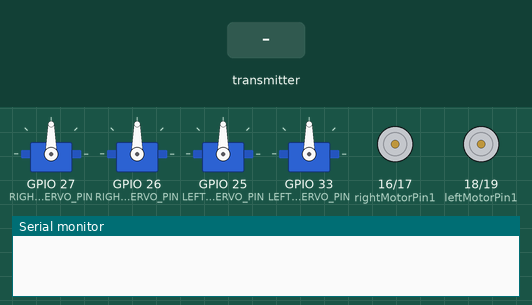
The sketch below on a simulated ESP32. On the bench: 4 × servo, motor-driver pin pairs drawn as motors (green arrow = first pin HIGH = forward, orange = second pin HIGH = backward, longer = more drive, scaled by the enable pin), the last lines printed to the serial monitor. The test bench sets the inputs (shaded band).

Above: at 1.2 s.
1.3 s: the transmitter starts sending switchPressed = 1
At 1.55 s:
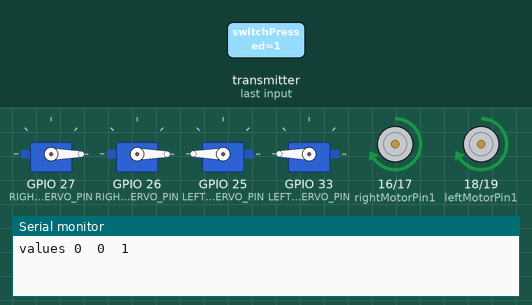
4.3 s: the transmitter starts sending yAxisValue = 1024
At 4.55 s:
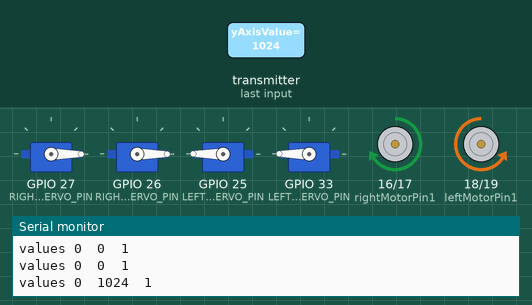
7.3 s: the transmitter starts sending xAxisValue = 1024
At 7.55 s:
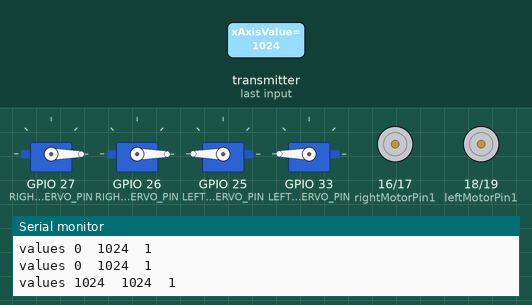
10.3 s: the transmitter starts sending xAxisValue = 4095
At 10.55 s:
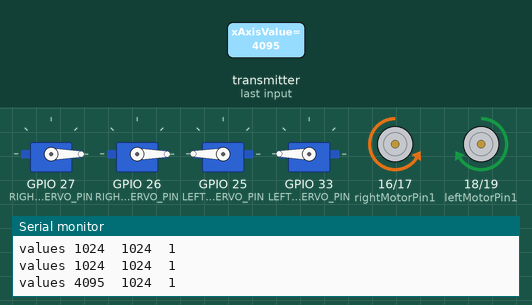
13.3 s: the transmitter starts sending yAxisValue = 4095
At 13.55 s:
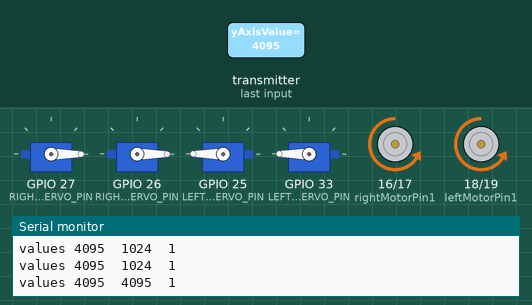
16.3 s: the transmitter starts sending yAxisValue = 0
At 17.05 s:
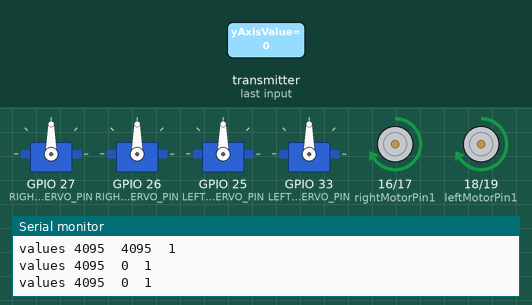
Timing chart, 0 to 20.3 s (numbered marks = the images above; inputs shaded):
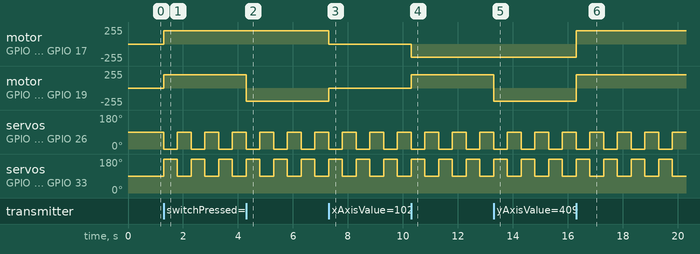

The sketch:

Parallel_Parking_Car_Receiver.ino
```cpp
#include <esp_now.h>
#include <WiFi.h>
#include <ESP32Servo.h>

#define RIGHT_FRONT_SERVO_PIN  27
#define RIGHT_BACK_SERVO_PIN   26
#define LEFT_FRONT_SERVO_PIN   25
#define LEFT_BACK_SERVO_PIN    33
Servo rightFrontServo;
Servo rightBackServo;
Servo leftFrontServo;
Servo leftBackServo;

//Right motor
int enableRightMotor=22;
int rightMotorPin1=16;
int rightMotorPin2=17;
//Left motor
int enableLeftMotor=23;
int leftMotorPin1=18;
int leftMotorPin2=19;

#define MAX_MOTOR_SPEED 200

const int PWMFreq = 1000; /* 1 KHz */
const int PWMResolution = 8;
const int PWMSpeedChannel = 4;

struct MessageData
{
  int xAxisValue;
  int yAxisValue;
  bool switchPressed;
};
MessageData messageData;

int parkCarFlag = false;

// callback function that will be executed when data is received
void OnDataRecv(const uint8_t * mac, const uint8_t *incomingData, int len)
{
  if (len == 0)
  {
    return;
  }
  memcpy(&messageData, incomingData, sizeof(messageData));
  String inputData ;
  inputData = inputData + "values " + messageData.xAxisValue + "  " + messageData.yAxisValue + "  " + messageData.switchPressed;
  Serial.println(inputData);


  if (messageData.switchPressed == true)
  {
    if (parkCarFlag == false)
    {
      parkCarFlag = true;
      parkCar(0, 0, 180, 180);   // Park the car. Rotate servos accordingly.
    }
    else
    {
      parkCarFlag = false;
      parkCar(90, 90, 90, 90);  //No Parking. So keep servos in middle position
    }
  }

  if (messageData.yAxisValue <= 1000)       //Move car Forward
  {
    rotateMotor(MAX_MOTOR_SPEED, MAX_MOTOR_SPEED);
  }
  else if (messageData.yAxisValue >= 3000)   //Move car Backward
  {
    rotateMotor(-MAX_MOTOR_SPEED, -MAX_MOTOR_SPEED);
  }
  else if (messageData.xAxisValue >= 3000)  //Move car Right
  {
    rotateMotor(-MAX_MOTOR_SPEED, MAX_MOTOR_SPEED);
  }
  else if (messageData.xAxisValue <= 1000)   //Move car Left
  {
    rotateMotor(MAX_MOTOR_SPEED, -MAX_MOTOR_SPEED);
  }
  else                                      //Stop the car
  {
    rotateMotor(0, 0);
  }
}

void rotateMotor(int rightMotorSpeed, int leftMotorSpeed)
{
  if (rightMotorSpeed < 0)
  {
    digitalWrite(rightMotorPin1,LOW);
    digitalWrite(rightMotorPin2,HIGH);
  }
  else if (rightMotorSpeed > 0)
  {
    digitalWrite(rightMotorPin1,HIGH);
    digitalWrite(rightMotorPin2,LOW);
  }
  else
  {
    digitalWrite(rightMotorPin1,LOW);
    digitalWrite(rightMotorPin2,LOW);
  }

  if (leftMotorSpeed < 0)
  {
    digitalWrite(leftMotorPin1,LOW);
    digitalWrite(leftMotorPin2,HIGH);
  }
  else if (leftMotorSpeed > 0)
  {
    digitalWrite(leftMotorPin1,HIGH);
    digitalWrite(leftMotorPin2,LOW);
  }
  else
  {
    digitalWrite(leftMotorPin1,LOW);
    digitalWrite(leftMotorPin2,LOW);
  }
}

void parkCar(int rightFrontServoValue, int rightBackServoValue, int leftFrontServoValue, int leftBackServoValue)
{
  rightFrontServo.write(rightFrontServoValue);
  rightBackServo.write(rightBackServoValue);
  leftFrontServo.write(leftFrontServoValue);
  leftBackServo.write(leftBackServoValue);
}

void setUpPinModes()
{

  pinMode(enableRightMotor,OUTPUT);
  pinMode(rightMotorPin1,OUTPUT);
  pinMode(rightMotorPin2,OUTPUT);

  pinMode(enableLeftMotor,OUTPUT);
  pinMode(leftMotorPin1,OUTPUT);
  pinMode(leftMotorPin2,OUTPUT);

  //Set up PWM for speed
  ledcSetup(PWMSpeedChannel, PWMFreq, PWMResolution);
  ledcAttachPin(enableRightMotor, PWMSpeedChannel);
  ledcAttachPin(enableLeftMotor, PWMSpeedChannel);
  ledcWrite(PWMSpeedChannel, MAX_MOTOR_SPEED);

  rotateMotor(0, 0);

  rightFrontServo.attach(RIGHT_FRONT_SERVO_PIN);
  rightBackServo.attach(RIGHT_BACK_SERVO_PIN);
  leftFrontServo.attach(LEFT_FRONT_SERVO_PIN);
  leftBackServo.attach(LEFT_BACK_SERVO_PIN);

  parkCar(90, 90, 90, 90);
}


void setup()
{
  setUpPinModes();

  Serial.begin(115200);
  WiFi.mode(WIFI_STA);

  // Init ESP-NOW
  if (esp_now_init() != ESP_OK)
  {
    Serial.println("Error initializing ESP-NOW");
    return;
  }

  esp_now_register_recv_cb(OnDataRecv);
}

void loop()
{
}
```

Measured:
- after the input at 1.3 s, motor on GPIO 16 (rightMotorPin1) / GPIO 17 (rightMotorPin2), motor on GPIO 18 (leftMotorPin1) / GPIO 19 (leftMotorPin2): stopped → forward 199/255 at once
- after the input at 4.3 s, motor on GPIO 18 (leftMotorPin1) / GPIO 19 (leftMotorPin2): forward 199/255 → backward 199/255 at once
- after the input at 7.3 s, motor on GPIO 16 (rightMotorPin1) / GPIO 17 (rightMotorPin2): forward 199/255 → stopped at once; motor on GPIO 18 (leftMotorPin1) / GPIO 19 (leftMotorPin2): backward 199/255 → stopped at once
- after the input at 10.3 s, motor on GPIO 16 (rightMotorPin1) / GPIO 17 (rightMotorPin2): stopped → backward 199/255 at once; motor on GPIO 18 (leftMotorPin1) / GPIO 19 (leftMotorPin2): stopped → forward 199/255 at once
- after the input at 13.3 s, motor on GPIO 18 (leftMotorPin1) / GPIO 19 (leftMotorPin2): forward 199/255 → backward 199/255 at once
- after the input at 16.3 s, motor on GPIO 16 (rightMotorPin1) / GPIO 17 (rightMotorPin2), motor on GPIO 18 (leftMotorPin1) / GPIO 19 (leftMotorPin2): backward 199/255 → forward 199/255 at once
